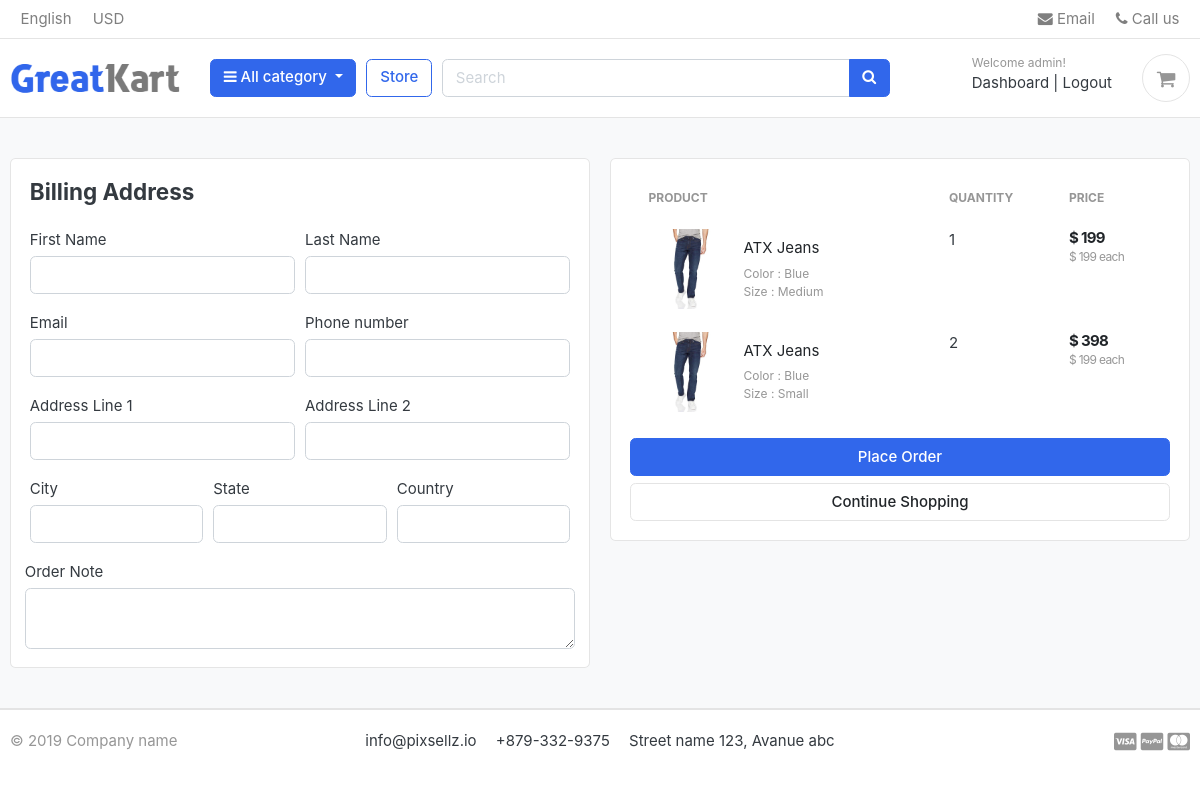
The app's page /cart/checkout/ (signed in), older data.
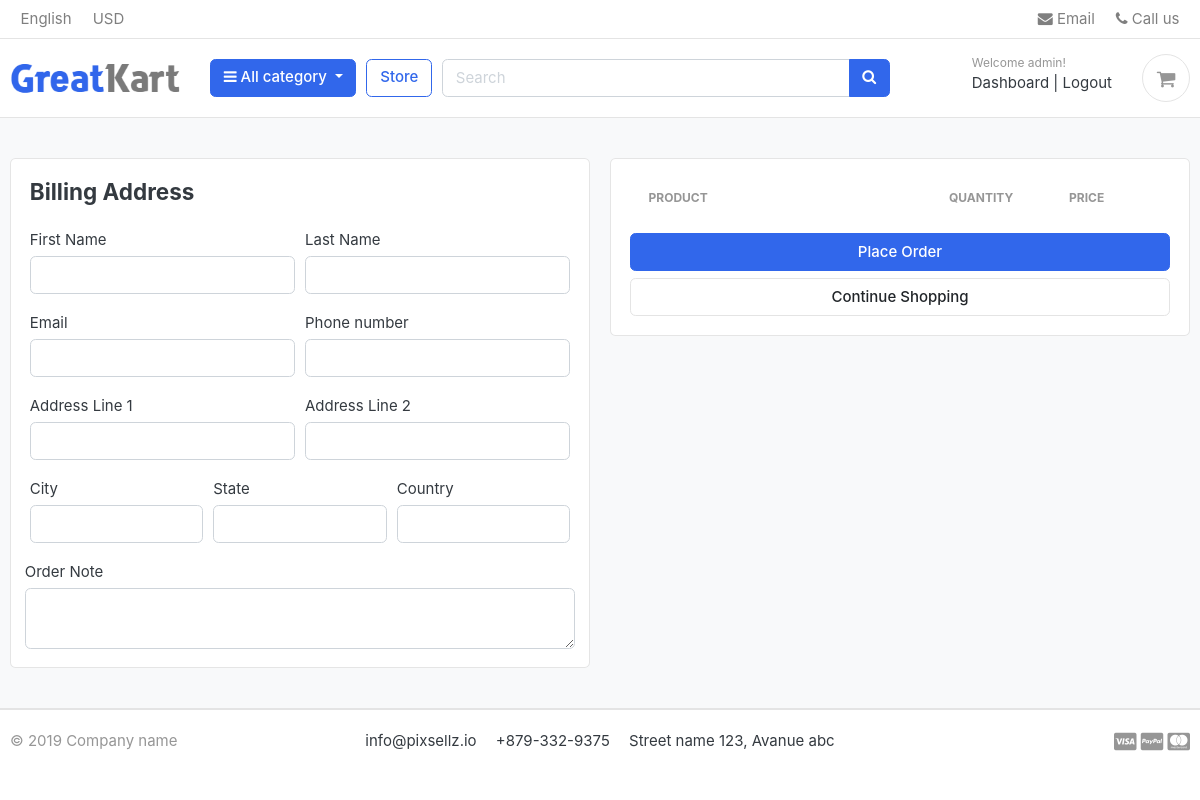
The same page, newer data.
### carts/models.py (models this page shows, shortened)
class CartItem(models.Model):
    user = models.ForeignKey(Account, on_delete=models.CASCADE, null=True)
    product = models.ForeignKey(Product, on_delete=models.CASCADE)
    variations = models.ManyToManyField(Variation,blank=True)
    cart = models.ForeignKey(Cart, on_delete=models.CASCADE, null=True)
    quantity = models.IntegerField()
    is_active = models.BooleanField(default=True)
    def sub_total(self):
        return self.product.price * self.quantity

### store/models.py (models this page shows, shortened)
class Product(models.Model):
    product_name = models.CharField(max_length=200, unique=True)
    slug = models.SlugField(max_length=200, unique=True)
    description = models.TextField(max_length=500, blank=True)
    price = models.IntegerField()
    images = models.ImageField(upload_to='photos/products')
    stock = models.IntegerField()
    is_available = models.BooleanField(default=True)
    category = models.ForeignKey(Category, on_delete=models.CASCADE)
    created_date = models.DateTimeField(auto_now_add=True)
    modified_date = models.DateTimeField(auto_now=True)
    def get_url(self):
        return reverse('product_detail', args = [self.category.slug, self.slug])

class Variation(models.Model):
    product = models.ForeignKey(Product, on_delete= models.CASCADE)  # Cascade as if the product is deleted, the variations of the product are also deleted.
    variation_category = models.CharField(max_length=100, choices=variation_category_choice)
    variation_value = models.CharField(max_length=100)
    is_active = models.BooleanField(default=True)
    created_at = models.DateTimeField(auto_now=True)
    objects = VariationManager()

### carts/views.py (the view)
# urls.py: path('checkout/', views.checkout, name='checkout')
@login_required(login_url='login')
def checkout(request, total=0, quantity=0, cart_items=None):
    try:
        tax = 0
        grand_total = 0
        if request.user.is_authenticated:
            cart_items = CartItem.objects.filter(user=request.user, is_active=True)
        else:
            cart = Cart.objects.get(cart_id=_cart_id(request))
            cart_items = CartItem.objects.filter(cart=cart,is_active=True)
        for cart_item in cart_items:
            total += (cart_item.product.price * cart_item.quantity)
            quantity += cart_item.quantity
        tax = (2 * total)/100
        grand_total = total + tax
    except ObjectDoesNotExist:
        pass # Just ignore
    context = {
        'total': total, 'quantity': quantity, 'cart_items': cart_items, 'tax': tax, 'grand_total': grand_total,
    }
    return render(request,'store/checkout.html', context)

### templates/store/checkout.html (shortened to what this page needs)
{% extends 'base.html' %}
{% load static %}
{% block content %}
<section class="section-content padding-y bg">
<div class="container">
<div class="row">
	<aside class="col-lg-6">
<div class="card">
	<div class="card-body">
		<h4 class='card-title mb-4'>Billing Address</h4>
		<form action="{% url 'place_order' %}" method="POST">
			<div class="form-row">
				<div class="col form-group">
					<label for="">First Name</label>
					<input type="text" name='first_name' class='form-control' required>
				</div>
				<div class="col form-group">
					<label for="">Last Name</label>
					<input type="text" name='last_name' class='form-control' required>
				</div>
			</div>
			<div class="form-row">
				<div class="col form-group">
					<label for="">Email</label>
					<input type="email" name='email' class='form-control' required>
				</div>
				<div class="col form-group">
					<label for="">Phone number</label>
					<input type="text" name='phone' class='form-control' required>
				</div>
			</div>
			<div class="form-row">
				<div class="col form-group">
					<label for="">Address Line 1</label>
					<input type="text" name='address_line_1' class='form-control' required>
				</div>
				<div class="col form-group">
					<label for="">Address Line 2</label>
					<input type="text" name='address_line_2' class='form-control'>
				</div>
			</div>
			<div class="form-row">
				<div class="col form-group">
					<label for="">City</label>
					<input type="text" name='city' class='form-control' required>
				</div>
				<div class="col form-group">
					<label for="">State</label>
					<input type="text" name='state' class='form-control'>
				</div>
				<div class="col form-group">
					<label for="">Country</label>
					<input type="text" name='country' class='form-control' required>
				</div>
			</div>
			<div class="form-row">
				<label for="">Order Note</label>
				<textarea name="order_note" rows="2" class='form-control'></textarea>
			</div>
	</div>
</div>
	</aside>
	<aside class="col-lg-6">
		<div class="card">
		<div class="card-body">
			<table class="table table-borderless table-shopping-cart">
			<thead class="text-muted">
			<tr class="small text-uppercase">
			  <th scope="col">Product</th>
			  <th scope="col" width="120">Quantity</th>
			  <th scope="col" width="120">Price</th>
			</tr>
			</thead>
			<tbody>
			{% for cart_item in cart_items %}
			<tr>
				<td>
					<figure class="itemside align-items-center">
						<div class="aside"><img src="{{ cart_item.product.images.url }}" class="img-sm"></div>
						<figcaption class="info">
							<a href="{{ cart_item.product.get_url }}" class="title text-dark">{{ cart_item.product.product_name }}</a>
							<p class="text-muted small">
								{% if cart_item.variations.all %}
									{% for item in cart_item.variations.all %}
										{{ item.variation_category | capfirst }} : {{ item.variation_value | capfirst }} <br>
									{% endfor %}
								{% endif %}
							</p>
						</figcaption>
					</figure>
				</td>
				<td>
					<label for="">{{cart_item.quantity}}</label>
				</td>
				<td>
					<div class="price-wrap">
						<var class="price">$ {{ cart_item.sub_total }} </var>
						<small class="text-muted"> $ {{ cart_item.product.price }} each </small>
					</div>
				</td>
			</tr>
			{% endfor %}
			</tbody>
			</table>
			<button type="submit" name='submit' class="btn btn-primary btn-block">Place Order </button>
			<a href="{% url 'store' %}" class="btn btn-light btn-block">Continue Shopping</a>
		</div>
		</div>
</aside>
</div>
</div>
</section>
{% endblock %}

Row changes from the older to the newer data that the page shows:
removed CartItem: product.images (picture), product.product_name "ATX Jeans", quantity "1", sub_total "199", product.price "199"
no longer on this page (row unchanged): Variation: variation_category "Color", variation_value "Blue"
no longer on this page (row unchanged): Variation: variation_category "Size", variation_value "Medium", shown under "ATX Jeans"
removed CartItem: product.images (picture), product.product_name "ATX Jeans", quantity "2", sub_total "398", product.price "199"
no longer on this page (row unchanged): Variation: variation_category "Size", variation_value "Small", shown under "ATX Jeans"
